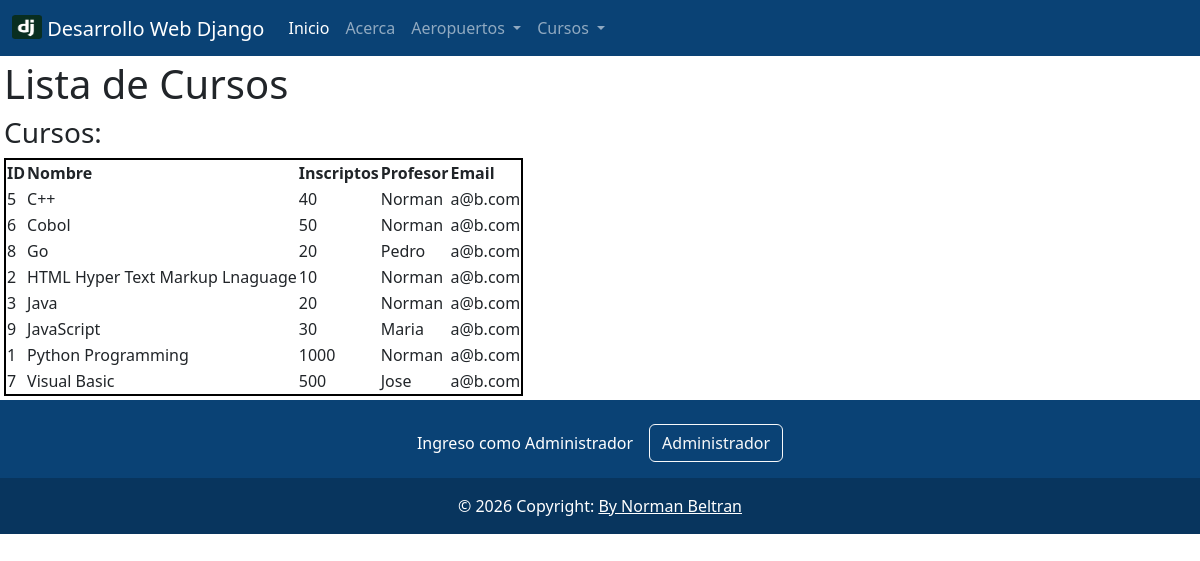
Page /miapp/allcursosorm on the earlier database version.
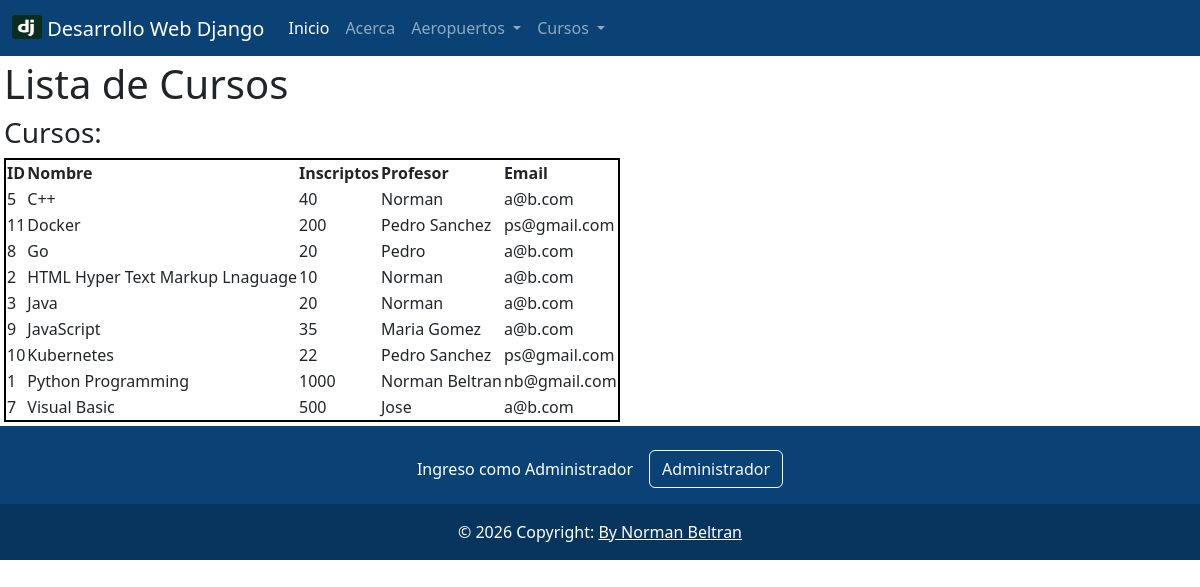
Same page on the later database version.
### miapp/models.py (models this page shows, shortened)
class Curso(models.Model):
    nombre = models.CharField(max_length=50)
    inscriptos = models.IntegerField()
    profesor = models.CharField(max_length=50, default="Norman")
    email = models.EmailField()
    class Meta:
        ordering = ["nombre"]

### miapp/views.py (the view)
# urls.py: path("allcursosorm",    views.cursos_orm,       name="allcursosorm"),
def cursos_orm(request):
    cursos = Curso.objects.all()
    return render(request, "miapp/cursos_orm.html", {"cursos": cursos})

### miapp/templates/miapp/cursos_orm.html (shortened to what this page needs)
{% extends "miapp/base.html" %}
{% block content %}
    <h1>Lista de Cursos</h1>
    <h3>Cursos:</h3>
    <table style="border:2px solid black; border-collapse: collapse;">
        <thead>
            <tr>
                <th>ID</th>
                <th>Nombre</th>
                <th>Inscriptos</th>
                <th>Profesor</th>
                <th>Email</th>
            </tr>
        </thead>
        <tbody>
        {% for c in cursos %}
                <tr>
                    <td>{{ c.id }}</td>
                    <td>{{ c.nombre }}</td>
                    <td>{{ c.inscriptos }}</td>
                    <td>{{ c.profesor }}</td>
                    <td>{{ c.email }}</td>
                </tr>
        {% endfor %}
        </tbody>
    </table>
{% endblock %}

### miapp/templates/miapp/base.html (shortened to what this page needs)
{% load static %}
<!doctype html>
<html lang="en">
  <head>
    <link href="https://cdn.jsdelivr.net/npm/bootstrap@5.2.0-beta1/dist/css/bootstrap.min.css" rel="stylesheet">
  </head>
  <body>
    <nav class="navbar navbar-expand-lg navbar-dark" style='background-color: #0a4275;'>
      <div class="container-fluid">
        <a class="navbar-brand mb-0 h1" href="#">
          <img src="{% static 'miapp/django.png' %}" alt="" width="30" height="24" class="d-inline-block align-text-top">
          Desarrollo Web Django</a>
        <div class="collapse navbar-collapse" id="navbarSupportedContent">
          <ul class="navbar-nav me-auto mb-2 mb-lg-0">
            <li class="nav-item">
              <a class="nav-link active" aria-current="page" href="#">Inicio</a>
            </li>
            <li class="nav-item">
              <a class="nav-link" href="#">Acerca</a>
            </li>
            <li class="nav-item dropdown">
              <a class="nav-link dropdown-toggle" href="#" id="navbarDropdown" role="button" data-bs-toggle="dropdown" aria-expanded="false">
                Aeropuertos
              </a>
            </li>
            <li class="nav-item dropdown">
              <a class="nav-link dropdown-toggle" href="#" id="navbarDropdown" role="button" data-bs-toggle="dropdown" aria-expanded="false">
                Cursos
              </a>
            </li>
          </ul>
        </div>
      </div>
    </nav>
    <div class="p-1 pb-1 ">
      {% block content %} {% endblock %}
    </div>
    <section class="">
      <footer class="text-center text-white" style="background-color: #0a4275;">
        <div class="container p-4 pb-0">
          <section class="">
            <p class="d-flex justify-content-center align-items-center">
              <span class="me-3">Ingreso como Administrador</span>
              <button type="button" class="btn btn-outline-light btn-rounded">
                Administrador
              </button>
            </p>
          </section>
        </div>
        {% block footer %}
        <div class="text-center p-3" style="background-color: rgba(0, 0, 0, 0.2);">
            © 2026 Copyright:
            <a class="text-white" href="https://www.linkedin.com/in/norman-beltran/">By Norman Beltran</a>
        </div>
        {% endblock footer %}
      </footer>
    </section>
  </body>
</html>

Differences in the rows shown:
removed Curso: id "6", nombre "Cobol", inscriptos "50", profesor "Norman", email "a@b.com"
added Curso: id "11", nombre "Docker", inscriptos "200", profesor "Pedro Sanchez", email "ps@gmail.com"
changed Curso "JavaScript": inscriptos "30" → "35"; profesor "Maria" → "Maria Gomez"
added Curso: id "10", nombre "Kubernetes", inscriptos "22", profesor "Pedro Sanchez", email "ps@gmail.com"
changed Curso "Python Programming": profesor "Norman" → "Norman Beltran"; email "a@b.com" → "nb@gmail.com"
